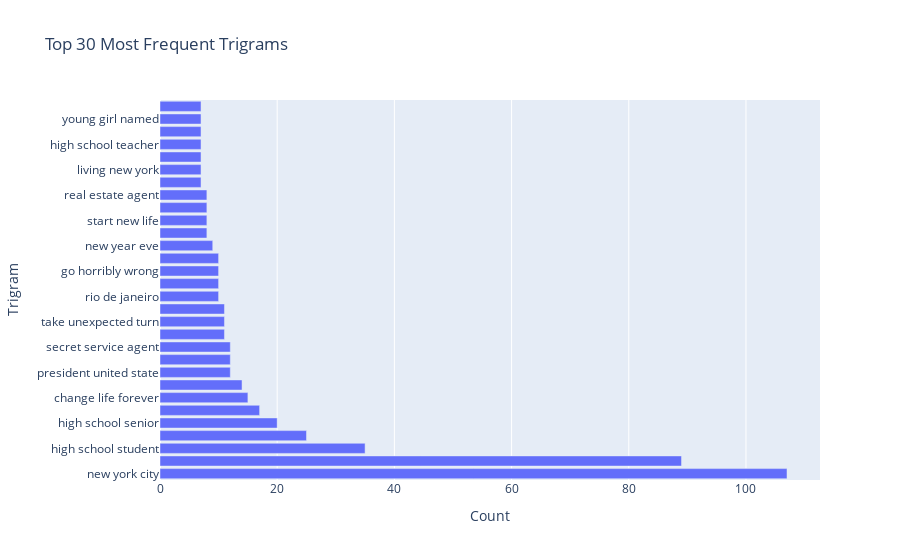

Notebook code cell kept with this figure:
### Markdown cell above
Here with trigrams we have a more evident version with some action, thriller and war.

### Code cell
trigram_vec = CountVectorizer(ngram_range=(3, 3), max_features=30)
X_trigram = trigram_vec.fit_transform(movies_clean['cleaned_overview'])

trigram_counts = X_trigram.sum(axis=0)
trigram_freq = [(word, trigram_counts[0, idx]) for word, idx in trigram_vec.vocabulary_.items()]
trigram_freq = sorted(trigram_freq, key=lambda x: x[1], reverse=True)

trigram_df = pd.DataFrame(trigram_freq, columns=['Trigram', 'Count'])

fig = px.bar(trigram_df, x='Count', y='Trigram', orientation='h',
             title='Top 30 Most Frequent Trigrams')
fig.show()

### Figure 1 — Plotly figure (JSON) as saved in the notebook; plotly's stock layout.template omitted (floating-point values rounded to 4 significant figures)
{"data": [{"hovertemplate": "Count=%{x}<br>Trigram=%{y}<extra></extra>", "legendgroup": "", "marker": {"color": "#636efa", "pattern": {"shape": ""}}, "name": "", "orientation": "h", "showlegend": false, "textposition": "auto", "type": "bar", "x": [107, 89, 35, 25, 20, 17, 15, 14, 12, 12, 12, 11, 11, 11, 10, 10, 10, 10, 9, 8, 8, 8, 8, 7, 7, 7, 7, 7, 7, 7], "xaxis": "x", "y": ["new york city", "world war ii", "high school student", "based true story", "high school senior", "life turned upside", "change life forever", "dream come true", "president united state", "game cat mouse", "secret service agent", "come face face", "take unexpected turn", "find way home", "rio de janeiro", "year high school", "go horribly wrong", "great white shark", "new year eve", "film tell story", "start new life", "stay step ahead", "real estate agent", "childhood best friend", "living new york", "hell break loose", "high school teacher", "high school sweetheart", "young girl named", "move new york"], "yaxis": "y"}], "layout": {"barmode": "relative", "legend": {"tracegroupgap": 0}, "title": {"text": "Top 30 Most Frequent Trigrams"}, "xaxis": {"anchor": "y", "domain": [0, 1], "title": {"text": "Count"}}, "yaxis": {"anchor": "x", "domain": [0, 1], "title": {"text": "Trigram"}}}}
